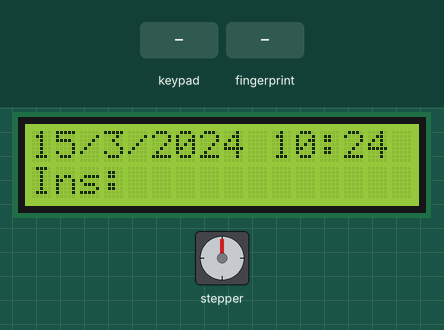
Bench run of a sketch on a simulated Arduino Mega 2560, built with avr-gcc and run on an emulated ATmega2560. Shown: stepper motor, 16×2 character LCD. Wiring (inferred from the names in the program): stepper motor (2048 steps per turn assumed): coils pin 53, pin 52, pin 51, pin 50. Inputs (shaded band) come from the test bench. The local clock reads 2024-03-15 10:24:30 at power-on unless the sketch sets it; what the sketch prints to the serial monitor is not drawn.

Above: at 2.2 s.
2.3 s: keypad keys 2 2 2 3 2 4 2 5 pressed 0.4 s apart
At 6.2 s:
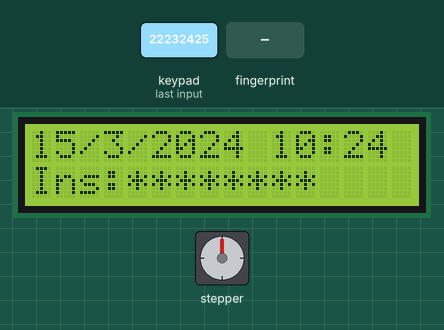
7.0 s: key '#' pressed
At 8.0 s:
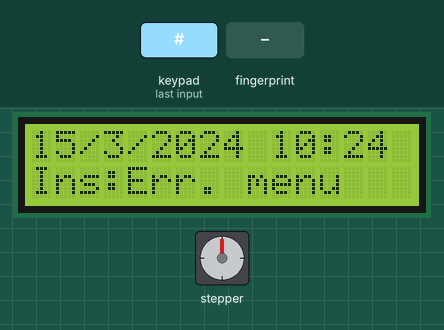
9.8 s: keypad keys 1 9 9 8 # pressed 0.4 s apart
At 12.7 s:
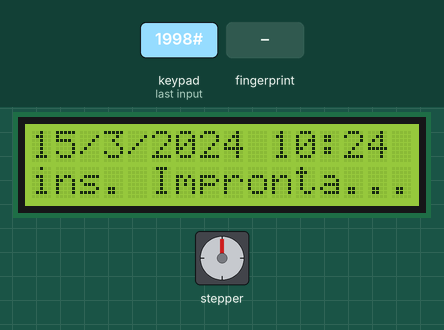
13.3 s: finger stored as number 1 placed on the sensor
21.1 s: keypad keys 2 2 2 3 2 4 2 5 * pressed 0.4 s apart
26.2 s: keypad keys 2 2 2 3 2 4 2 5 # pressed 0.4 s apart
At 31.7 s:
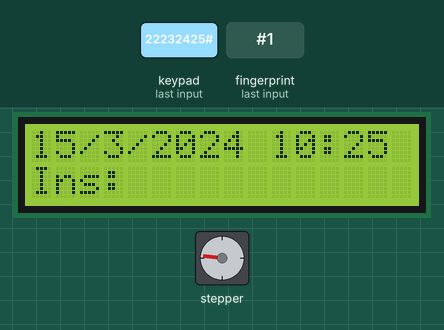
Timing chart, 0 to 32.3 s (numbered marks = the images above; inputs shaded):
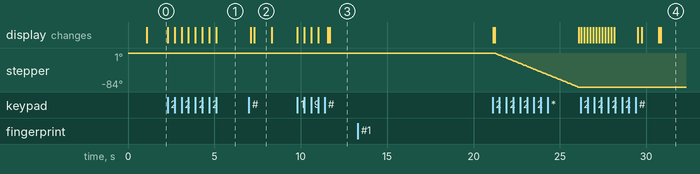

The sketch:

MenuVersione6.2.ino
```cpp
#include <Keypad.h>
#include <LiquidCrystal.h>
#include <DS3232RTC.h>
#include <TimeLib.h>
#include <Wire.h>
#include <Adafruit_Fingerprint.h>

//test
String pswTest="1998";

//imprinte digitali
//collegamenti rosso->5v | nero->gnd | verde->d2 | bianco-d3
int getFingerprintIDez();
Adafruit_Fingerprint finger = Adafruit_Fingerprint(&Serial2);
boolean esitoLettura=false;
int idLettura=-1;


//lcd, configurazione e collegamenti
//VSS->gnd | VDD->vcc | V0->potenziometro | RS->7 | RW->gnd | E->6 | D4->5 | D5->4 | D6->3 | D7->2 | A->vcc330Hom | K->gnd
LiquidCrystal lcd(7, 6, 5, 4, 3, 2);
//LiquidCrystal lcd(2, 3, 4, 5, 6, 7);
int stato=0;
String lettura="";
boolean chiuso=true;

//pin motorini serratura
int m0=50, m1=51, m2=52, m3=53;
long secondiStop=0;
int minutiCambioOra=0;
int tempoApertChius=5;


const byte ROWS = 4; //four rows
const byte COLS = 3; //three columns
char keys[ROWS][COLS] = {
  {'1','2','3'},
  {'4','5','6'},
  {'7','8','9'},
  {'*','0','#'}
};
byte rowPins[ROWS] = {22, 23, 24, 25}; //connect to the row pinouts of the keypad 2-7-6-4 || 4-5-6-7
byte colPins[COLS] = {26, 27, 28}; //connect to the column pinouts of the keypad 3-1-5 || 1-2-3

Keypad keypad = Keypad( makeKeymap(keys), rowPins, colPins, ROWS, COLS );

void setup(){
  Serial.begin(9600);
  Serial1.begin (9600);
   lcd.begin(16, 2);
   lcd.setCursor(0, 0);
   lcd.print("Ins. codice...");
   lcd.setCursor(0, 1);
   lcd.print("Ins:");
   lcd.setCursor(4, 1);

   //pin motorino setup
   pinMode(m0, OUTPUT);
  pinMode(m1, OUTPUT);
  pinMode(m2, OUTPUT);
  pinMode(m3, OUTPUT);

//imposto le uscite a livello logico basso
  digitalWrite(m0, LOW);
  digitalWrite(m1, LOW);
  digitalWrite(m2, LOW);
  digitalWrite(m3, LOW);

//rtc
    setSyncProvider(RTC.get);   // the function to get the time from the RTC
    if(timeStatus() != timeSet)
        Serial.println("Unable to sync with the RTC");
    else
        Serial.println("RTC has set the system time");

//sensore impronte digitali
  finger.begin(57600);

  if (finger.verifyPassword()) {
    Serial.println("Found fingerprint sensor!");
  } else {
    Serial.println("Did not find fingerprint sensor :(");
    //while (1);
  }
  Serial.println("Waiting for valid finger...");

        stampaData();
        minutiCambioOra=minute();
}


//--metodi
void printDigits(int digits)
{
    // utility function for digital clock display: prints preceding colon and leading 0
    Serial.print(':');
    if(digits < 10)
        Serial.print('0');
    Serial.print(digits);
}

void digitalClockDisplay(void)
{
    // digital clock display of the time
    Serial.print(hour());
    printDigits(minute());
    printDigits(second());
    Serial.print(' ');
    Serial.print(day());
    Serial.print(' ');
    Serial.print(month());
    Serial.print(' ');
    Serial.print(year());
    Serial.println();
}

  //gestisce la lettura del tastierino elaborandola
 void gestisciInsert(String lettura){

  //leggo il primo carattere per sapere se è una password di accesso o un comando
  String tp=lettura.substring(0,1);
  Serial.print("Lettura prima di entrare nel controllo: ");
  Serial.println(lettura);
  if(tp=="*"){//se il primo carattere è un *, allora è un comando
   /* Serial.println("----------dentro if tp");
    Serial.print("----------LEttura lettura: ");
     Serial.println(lettura);
    Serial.print("----------Lettura tp: ");
    Serial.println(tp);*/
    if(lettura=="*1"){ stato=1; Serial.println("----------dentro if tp -----------stato 1");}
    else if(lettura=="*2"){ stato=2; Serial.println("----------dentro if tp -----------stato 2");}
    else if(lettura=="*3"){ stato=3; Serial.println("----------dentro if tp -----------stato 3");}
    else if(lettura=="*4"){ stato=4; Serial.println("----------dentro if tp -----------stato 4");}
    else if(lettura=="*5"){ stato=5; Serial.println("----------dentro if tp -----------stato 5");}
    else if(lettura=="*6"){ stato=6; Serial.println("----------dentro if tp -----------stato 6");}
    else if(lettura=="*7"){ stato=7; Serial.println("----------dentro if tp -----------stato 7");}
    else if(lettura=="*1234567890"){ stato=1234567890; Serial.println("----------dentro if tp -----------stato 1234567890");}
    else { stato=-1; Serial.println("----------dentro if tp -----------stato -1 ERRORE");}
  }//fine if controllo
  else{//se è una password controllo su database
    Serial.print("Lettura prima di entrare nel controllo DELLA PASSWORD : ");
  Serial.println(lettura);
    Serial.println("controllo psw");
    if(pswTest==lettura){
        stato=2;
        Serial.println("--******--dentro if controllo PASSWORD --******-- stato 2");
      }
     else if(lettura==""){
      Serial.println("Chiudo Cassaforte");
      chiudi();
      }
      else{
        stato=-1;
        }

    lettura="";

    pulisciLCD();
   // valore=1;
  }

  //return valore;
 }


void pulisciLCD(){
  lcd.setCursor(4, 1);
    lcd.print("            ");
    delay(100);
     lcd.setCursor(4, 1);
}

  //metodi motorino
void  fase1(){
   //FASE 1
    //Alimento solo la prima bobina
    digitalWrite(m0, HIGH);
    digitalWrite(m1, LOW);
    digitalWrite(m2, LOW);
    digitalWrite(m3, LOW);
    delay(10);
  }

 void fase2(){
  //FASE 2
    //Alimento solo la seconda bobina
    digitalWrite(m0, LOW);
    digitalWrite(m1, HIGH);
    digitalWrite(m2, LOW);
    digitalWrite(m3, LOW);
    delay(10);
  }

void  fase3(){
  //FASE 3
    //Alimento solo la terza bobina
    digitalWrite(m0, LOW);
    digitalWrite(m1, LOW);
    digitalWrite(m2, HIGH);
    digitalWrite(m3, LOW);
    delay(10);
  }

void  fase4(){
  //fase 4
    //Alimento solo la quarta bobina
    digitalWrite(m0, LOW);
    digitalWrite(m1, LOW);
    digitalWrite(m2, LOW);
    digitalWrite(m3, HIGH);
    delay(10);
  }


 void avanti(){
    fase1();
    fase2();
    fase3();
    fase4();
  }

void  indietro(){
    fase4();
    fase3();
    fase2();
    fase1();
  }

 //metodo per portare tutte le bobine del motorino a LOW
void tuttoSpento(){
      digitalWrite(m0, LOW);
    digitalWrite(m1, LOW);
    digitalWrite(m2, LOW);
    digitalWrite(m3, LOW);
  }
//problema riscontrato: calcolo basato sui secondi da problemi a cavallo tra un minuto e un altro
void apri(){
 if(chiuso){ //se chiuso è uguale a true, quindi se è chiuso apri
  lcd.setCursor(4,1);
  lcd.print("Apertura...");
  secondiStop=now()+tempoApertChius;

    while(now()<secondiStop){
    avanti();
    }
    tuttoSpento();
    secondiStop=0;
    chiuso=false;
 }
}
void chiudi(){
if(!chiuso){// se chiuso è a false quindi è aperto
   lcd.setCursor(4,1);
  lcd.print("Chiusura...");
secondiStop=now()+tempoApertChius;

    while(now()<secondiStop){
    indietro();
    }
    tuttoSpento();
     secondiStop=0;
     chiuso=true;
     esitoLettura=false;
  }
}

void stampaData(){
 lcd.setCursor(0, 0);
   lcd.print(day());
   lcd.print("/");
    lcd.print(month());
   lcd.print("/");
    lcd.print(year());
   lcd.print(" ");
    lcd.print(hour());
   lcd.print(":");
    if(minute() < 10)
        lcd.print('0');
    lcd.print(minute());

    lcd.setCursor(4,1);
 }

 //metodi lettore impronte digitali


uint8_t getFingerprintID() {
  uint8_t p = finger.getImage();
  switch (p) {
    case FINGERPRINT_OK:
      Serial.println("Image taken");
      break;
    case FINGERPRINT_NOFINGER:
      Serial.println("No finger detected");
      return p;
    case FINGERPRINT_PACKETRECIEVEERR:
      Serial.println("Communication error");
      return p;
    case FINGERPRINT_IMAGEFAIL:
      Serial.println("Imaging error");
      return p;
    default:
      Serial.println("Unknown error");
      return p;
  }

  // OK success!

  p = finger.image2Tz();
  switch (p) {
    case FINGERPRINT_OK:
      Serial.println("Image converted");
      break;
    case FINGERPRINT_IMAGEMESS:
      Serial.println("Image too messy");
      return p;
    case FINGERPRINT_PACKETRECIEVEERR:
      Serial.println("Communication error");
      return p;
    case FINGERPRINT_FEATUREFAIL:
      Serial.println("Could not find fingerprint features");
      return p;
    case FINGERPRINT_INVALIDIMAGE:
      Serial.println("Could not find fingerprint features");
      return p;
    default:
      Serial.println("Unknown error");
      return p;
  }

  // OK converted!
  p = finger.fingerFastSearch();
  if (p == FINGERPRINT_OK) {
    Serial.println("Found a print match!");
  } else if (p == FINGERPRINT_PACKETRECIEVEERR) {
    Serial.println("Communication error");
    return p;
  } else if (p == FINGERPRINT_NOTFOUND) {
    Serial.println("Did not find a match");
    return p;
  } else {
    Serial.println("Unknown error");
    return p;
  }

  // found a match!
  Serial.print("Found ID #"); Serial.print(finger.fingerID);
  Serial.print(" with confidence of "); Serial.println(finger.confidence);
}

int getFingerprintIDez() {
  uint8_t p = finger.getImage();
  if (p != FINGERPRINT_OK)  return -1;

  p = finger.image2Tz();
  if (p != FINGERPRINT_OK)  return -1;

  p = finger.fingerFastSearch();
  if (p != FINGERPRINT_OK)  return -1;

  // found a match!
  Serial.print("Found ID #"); Serial.print(finger.fingerID);
  Serial.print(" with confidence of "); Serial.println(finger.confidence);
   esitoLettura=true;
   idLettura=finger.fingerID;
}
boolean leggiImpronta(){
      //metodo per la lettura del sensore di impronte digitali
   getFingerprintIDez();
  delay(50);

  return esitoLettura;
  }


//---------!!!!!!!!!!!!!!!!!!!!!!!!!!!!!!!!!!!!!!!!!!!!!!!___________


void loop(){
   char key;


switch (stato){
  case 0:
  {
     //digitalClockDisplay();
     if(minutiCambioOra!=minute()){
      stampaData();
      minutiCambioOra=minute();
      }
     key = keypad.getKey();
          if (key != NO_KEY){
                  if(key=='#'){
                        Serial.print("Lettura: ");
                        Serial.println(lettura);
                        gestisciInsert(lettura);
                        //stato=gestisciInsert(lettura);
                        Serial.println("Cambiato stato");
                        Serial.println(stato);

                    }

              lcd.print("*");
              lettura+=key;

              //codice di controllo
              Serial.print("key: ");
              Serial.println(key);
              Serial.print("Stato: ");
              Serial.println(stato);
    }break;

  case 1:
  {
    Serial.print("Stato dentro stato 1: ");
              Serial.println(stato);
  digitalClockDisplay();
  delay(1000);
  digitalClockDisplay();

    Serial.println("caso1");
    Serial.println("cambio lo stato a 0");
    delay(2000);
    pulisciLCD();
    lettura="";
    stato=0;
    }break;
  }

  case 2:
  {
    Serial.print("Stato dentro stato 2: "); Serial.println(stato);
   Serial.println("caso lettura impronte digitali");
    secondiStop=now()+10;

     //codice per la visualizzazione su lcd
   lcd.setCursor(0, 1);
   lcd.print("ins. Impronta...");
   lcd.setCursor(4, 1);

    do{
    esitoLettura = leggiImpronta();
    }while(esitoLettura==false || now()<secondiStop);

   //codice per la visualizzazione su lcd
  lcd.setCursor(0, 1);
   lcd.print("Ins:");
   lcd.setCursor(4, 1);
   pulisciLCD();

    if(esitoLettura){
      apri();
    }
    else
    {
      Serial.println("Errore Impronta");
      }
   pulisciLCD();
   lettura="";
    stato=0;
    }break;

  case 3:
  {
    Serial.println("Caso 3| test apertura");
   apri();
     pulisciLCD();
   lettura="";
    stato=0;
    }break;

  case 4:
  {
     Serial.println("Caso 4| test chiusura");
    chiudi();
     pulisciLCD();
   lettura="";
    stato=0;
    }break;

  case 5:
  {
    pulisciLCD();
   lettura="";
    stato=0;
    }break;

  case 6:
  {
    pulisciLCD();
   lettura="";
    stato=0;
    }break;

 case 7:
  {
    pulisciLCD();
   lettura="";
    stato=0;
    }break;
case 1234567890:
  {
    Serial.println("Stampo tutte le variabili...");
    delay(300);
    Serial.print("pswTest: "); Serial.println(pswTest);
    Serial.print("EsitoLettura: "); Serial.println(esitoLettura);
    Serial.print("idLettura: "); Serial.println(idLettura);
    Serial.print("stato: "); Serial.println(stato);
    Serial.print("lettura: "); Serial.println(lettura);
    Serial.print("chiuso: "); Serial.println(chiuso);
    Serial.print("tempo Apertura e chiusura: "); Serial.println(tempoApertChius);

    pulisciLCD();
   lettura="";
    stato=0;
    }break;
  case -1:
  {
    Serial.println("errore, codice menue inesistente");
    pulisciLCD();
    lcd.print("Err. menu");
    delay(1000);
    pulisciLCD();
   lettura="";
    stato=0;
    }break;

  default:
  {
    Serial.println("errore");
    }break;


  }

}
```

Measured:
- after the input at 2.3 s, the display: first changes at once (image 1 shows a later state)
- after the input at 7.0 s, the display: first changes after 0.10 s (image 2 shows a later state)
- after the input at 9.8 s, the display: first changes at once (image 3 shows a later state)
- after the input at 13.3 s, every drawn part: stays the same
- after the input at 26.2 s, the display: first differs from a run without the input after 1.6 s (image 4 shows a later state)
- what the display in image 2 shows lasts 1.0 s, from 7.3 s to 8.3 s
